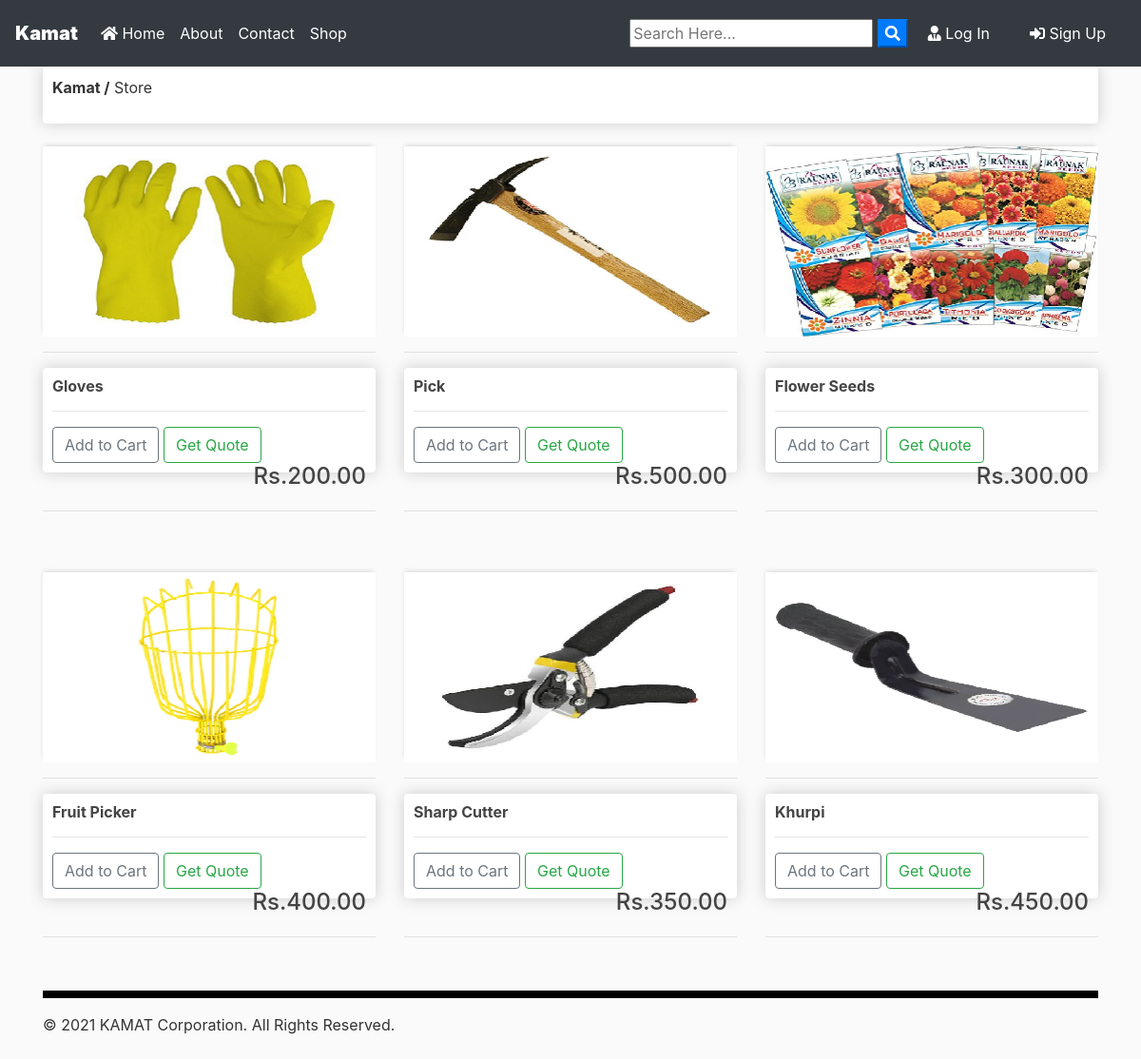
/store/, run on the app's committed database.
### blog/models.py (models this page shows, shortened)
class Product(models.Model):
	name = models.CharField(max_length=200)
	price = models.FloatField()
	digital = models.BooleanField(default=0, blank=True, null=True)
	image = models.ImageField(null=True, blank=True)
	@property
	def imageURL(self):
		try:
			url = self.image.url
		except:
			url = ''
		return url

### blog/views.py (the view)
# urls.py: path('store/', views.store, name='blog-store'),
def store(request):
    products = Product.objects.all()
    context = {'products':products}
    return render(request, 'blog/store.html', context)

### blog/templates/blog/store.html (shortened to what this page needs)
{% extends "blog/base.html" %}
{% block content %}
{% load static %}
<link rel="stylesheet" href="{% static 'blog\main.css' %}">
    <div class="box-element product"><p><strong>Kamat /</strong> Store</p></div>
     <div class="row">
            {% for product in products %}
            <div class="col-lg-4">
                <br>
                <center><img class="thumbnail" src="{{product.imageURL}}"></center><hr>
                <div class="box-element product">
                    <h6><strong>{{product.name}}</strong></h6>
                    <hr>
                    <button data-product="{{product.id}}" data-action="add" class="btn btn-outline-secondary add-btn update-cart">Add to Cart</button>
                    <a class="btn btn-outline-success" href="{% url 'blog-contact' %}">Get Quote</a>
                    <h4 style="display: inline-block; float:right" >Rs.{{product.price|floatformat:2}}</h4>
                    <br>
                </div><br><hr>
                <br>
            </div>
            {% endfor %}
        </div>
        <hr style="height:8px;border-width:0;color:gray;background-color:black"/>
      © 2021 KAMAT Corporation. All Rights Reserved.<br/><br/>
{% endblock content %}

### blog/templates/blog/base.html (shortened to what this page needs)
{% load static %}
<!doctype html>
<html lang="en">
  <head>
    <link rel="stylesheet" href="https://stackpath.bootstrapcdn.com/bootstrap/4.3.1/css/bootstrap.min.css">
    <link rel="stylesheet" href="https://use.fontawesome.com/releases/v5.8.1/css/all.css" >
    <link rel="stylesheet" href="{% static 'blog/main.css' %}">
</head>
  <body>
        <nav class="navbar navbar-expand-lg navbar-dark bg-dark">
                <a class="navbar-brand font-weight-bold" href="{% url 'blog-home' %}"><strong> Kamat</strong></a>
                <div class="collapse navbar-collapse" id="navbarSupportedContent">
                  <ul class="navbar-nav mr-auto">
                    <li class="nav-item active">
                      <a class="nav-link" href="{% url 'blog-home' %}"><i class="fas fa-home"></i> Home <span class="sr-only">(current)</span></a>
                    </li>
                   <li class="nav-item active">
                      <a class="nav-link" href="{% url 'blog-about' %}"> About <span class="sr-only">(current)</span></a>
                    </li>
                    <li class="nav-item active">
                      <a class="nav-link" href="{% url 'blog-contact' %}"> Contact <span class="sr-only">(current)</span></a>
                    </li>
                    <li class="nav-item active">
                      <a class="nav-link" href="{% url 'blog-store' %}"> Shop <span class="sr-only">(current)</span></a>
                    </li>
                  </ul>
                  <form id="searchform" action="{% url 'search' %}" method="get">
                    <input type="text" name="q" type="text" value="{{ request.GET.q }}" placeholder="Search Here..." />
                    <button type="button" onclick="searchform.submit()" class=" text-white my-color btn-primary"><i class="fa fa-search"></i></button>
                </form>
                    {% if user.is_authenticated %}
                    <a href="{% url 'user-posts' user %}" class="btn text-white m-2"><i class="fas fa-user-shield"></i> My Post</a>
                    <a href="{% url 'post-create' %} " class="btn text-white m-2"><i class="fas fa-user-edit"></i> New Post</a>
                    <a href="{% url 'profile' %} " class="btn text-white m-2"><i class="fas fa-user"></i> {{ user.username }}</a>
                    <a href="{% url 'logout' %} " class="btn text-white m-2"><i class="fas fa-sign-out-alt"></i> Log Out</a>
                    {% else %}
                    <a href="{% url 'login' %} " class="btn text-white m-2"><i class="fas fa-user-tie"></i> Log In</a>
                    <a href="{% url 'register' %} " class="btn text-white m-2"> <i class="fas fa-sign-in-alt"></i> Sign Up</a>
                    {% endif %}
                </div>
              </nav>
      <div class="container my-bg">
    {% block content %}
    {% endblock  %}
</div>
  </body>
</html>

### blog/static/blog/main.css (style rules this page uses)
body { background: #fafafa; color: #333333; margin-top: 0; }
h1, h2, h3, h4, h5, h6 { color: #444444; }
ul { margin: 0; }
.box-element { box-shadow:hsl(0, 0%, 80%) 0 0 16px; background-color: #fff; border-radius: 4px; padding: 10px; }
.thumbnail { width: 100%; height: 200px; -webkit-box-shadow: -1px -3px 5px -2px rgba(214,214,214,1); -moz-box-shadow: -1px -3px 5px -2px rgba(214,214,214,1); box-shadow: -1px -3px 5px -2px rgba(214,214,214,1); }

### data on the page
Product: imageURL (picture), name "Gloves", price "200.00"
Product: imageURL (picture), name "Pick", price "500.00"
Product: imageURL (picture), name "Flower Seeds", price "300.00"
Product: imageURL (picture), name "Fruit Picker", price "400.00"
Product: imageURL (picture), name "Sharp Cutter", price "350.00"
Product: imageURL (picture), name "Khurpi", price "450.00"
